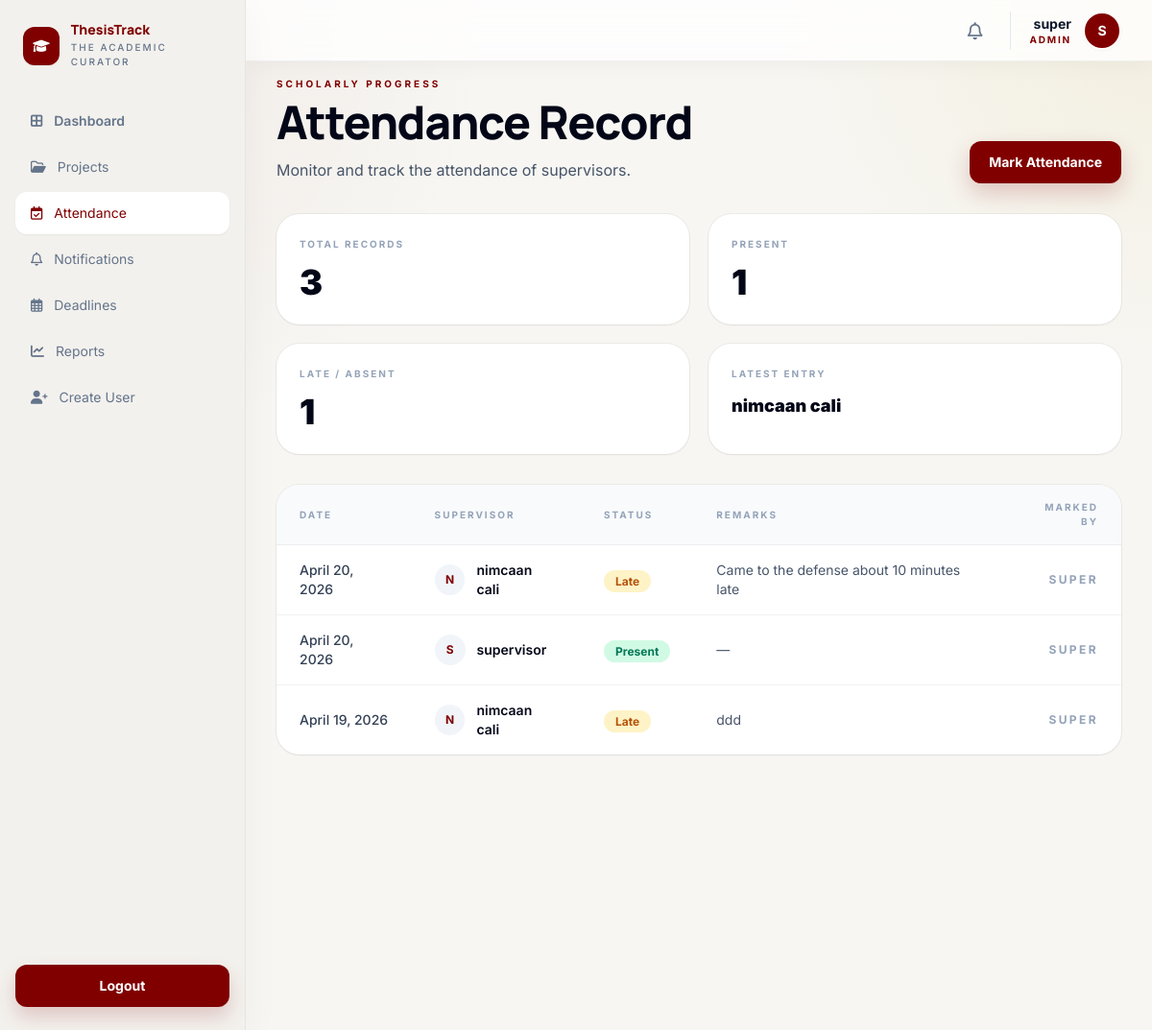
Page /attendance/admin/dashboard/ (signed in) on the committed database.
### accounts/models.py (models this page shows, shortened)
class User(AbstractUser):
	STUDENT = 'STUDENT'
	SUPERVISOR = 'SUPERVISOR'
	ADMIN = 'ADMIN'
	ROLE_CHOICES = [
		(STUDENT, 'Student'),
		(SUPERVISOR, 'Supervisor'),
		(ADMIN, 'Admin'),
	]
	role = models.CharField(max_length=20, choices=ROLE_CHOICES, default=STUDENT)

### attendance/models.py (models this page shows, shortened)
class SupervisorAttendance(models.Model):
    STATUS_CHOICES = [
        ('PRESENT', 'Present'),
        ('ABSENT', 'Absent'),
        ('LATE', 'Late'),
        ('INACTIVE', 'Inactive'),
    ]
    supervisor = models.ForeignKey(settings.AUTH_USER_MODEL, on_delete=models.CASCADE, related_name='supervisor_attendance_records')
    admin = models.ForeignKey(settings.AUTH_USER_MODEL, on_delete=models.CASCADE, related_name='marked_supervisor_attendance')
    date = models.DateField()
    status = models.CharField(max_length=20, choices=STATUS_CHOICES, default='PRESENT')
    remarks = models.TextField(blank=True, null=True)
    created_at = models.DateTimeField(auto_now_add=True)
    updated_at = models.DateTimeField(auto_now=True)
    class Meta:
        unique_together = ('supervisor', 'date')
        ordering = ['-date', 'supervisor__username']

### attendance/views.py (the view)
# urls.py: path('admin/dashboard/', views.admin_attendance_dashboard, name='admin_attendance_dashboard'),
@login_required
def admin_attendance_dashboard(request):
    if request.user.role != 'ADMIN' and not request.user.is_superuser:
        raise PermissionDenied("Only admins can access this page.")
    attendance_records = SupervisorAttendance.objects.select_related('supervisor', 'admin').order_by('-date')
    record_total = attendance_records.count()
    attendance_breakdown = _attendance_status_breakdown(attendance_records)
    context = {
        'attendance_records': attendance_records,
        'attendance_total': record_total,
        'attendance_breakdown': attendance_breakdown,
        'recent_record': attendance_records.first(),
    }
    return render(request, 'attendance/admin_dashboard.html', context)

### attendance/views.py (called while the page is built)
def _attendance_status_breakdown(queryset, status_field='status'):
    status_counts = queryset.values(status_field).annotate(total=Count('id'))
    breakdown = {item[status_field]: item['total'] for item in status_counts}
    return {
        'present': breakdown.get('PRESENT', 0),
        'absent': breakdown.get('ABSENT', 0),
        'late': breakdown.get('LATE', 0),
        'excused': breakdown.get('EXCUSED', 0),
        'inactive': breakdown.get('INACTIVE', 0),
    }

### core/context_processors.py (called while the page is built)
def unread_notifications_count(request):
    if not request.user.is_authenticated:
        return {'unread_notifications_count': 0}
    count = Notification.objects.filter(user=request.user, is_read=False).count()
    return {'unread_notifications_count': count}

def recent_notifications(request):
    if not request.user.is_authenticated:
        return {'recent_notifications': []}
    notifications = Notification.objects.filter(user=request.user).order_by('-created_at')[:5]
    return {'recent_notifications': notifications}

### attendance/templates/attendance/admin_dashboard.html
{% extends 'core/base.html' %}
{% block content %}
<div class="mx-auto max-w-7xl space-y-8">
    <section class="flex flex-col gap-5 lg:flex-row lg:items-end lg:justify-between">
        <div>
            <p class="mb-2 text-[10px] font-bold uppercase tracking-[0.3em] text-[#800000]">Scholarly Progress</p>
            <h1 class="text-5xl font-black tracking-tight text-slate-950">Attendance Record</h1>
            <p class="mt-3 max-w-2xl text-base leading-7 text-slate-600">Monitor and track the attendance of supervisors.</p>
        </div>
        <a href="{% url 'attendance:admin_mark_attendance' %}" class="rounded-xl bg-[#800000] px-5 py-3 text-sm font-bold text-white shadow-[0_10px_24px_rgba(128,0,0,0.2)]">
            Mark Attendance
        </a>
    </section>
    <section class="grid gap-5 md:grid-cols-2 xl:grid-cols-4">
        <div class="rounded-3xl bg-white p-6 shadow-sm ring-1 ring-black/5">
            <p class="text-[10px] font-bold uppercase tracking-[0.2em] text-slate-400">Total Records</p>
            <p class="mt-3 text-4xl font-black text-slate-950">{{ attendance_total }}</p>
        </div>
        <div class="rounded-3xl bg-white p-6 shadow-sm ring-1 ring-black/5">
            <p class="text-[10px] font-bold uppercase tracking-[0.2em] text-slate-400">Present</p>
            <p class="mt-3 text-4xl font-black text-slate-950">{{ attendance_breakdown.present }}</p>
        </div>
        <div class="rounded-3xl bg-white p-6 shadow-sm ring-1 ring-black/5">
            <p class="text-[10px] font-bold uppercase tracking-[0.2em] text-slate-400">Late / Absent</p>
            <p class="mt-3 text-4xl font-black text-slate-950">{{ attendance_breakdown.late|add:attendance_breakdown.absent }}</p>
        </div>
        <div class="rounded-3xl bg-white p-6 shadow-sm ring-1 ring-black/5">
            <p class="text-[10px] font-bold uppercase tracking-[0.2em] text-slate-400">Latest Entry</p>
            <p class="mt-3 text-lg font-black text-slate-950">{% if recent_record %}{{ recent_record.supervisor.get_full_name|default:recent_record.supervisor.username }}{% else %}None{% endif %}</p>
        </div>
    </section>
    <section class="overflow-hidden rounded-3xl bg-white shadow-sm ring-1 ring-black/5">
        <div class="overflow-x-auto">
            <table class="w-full text-left">
                <thead>
                    <tr class="bg-slate-50 text-[10px] font-black uppercase tracking-[0.2em] text-slate-400">
                        <th class="px-6 py-4">Date</th>
                        <th class="px-6 py-4">Supervisor</th>
                        <th class="px-6 py-4">Status</th>
                        <th class="px-6 py-4">Remarks</th>
                        <th class="px-6 py-4 text-right">Marked By</th>
                    </tr>
                </thead>
                <tbody>
                    {% for record in attendance_records %}
                        <tr class="border-t border-black/5 hover:bg-slate-50/70">
                            <td class="px-6 py-4 text-sm font-medium text-slate-700">{{ record.date }}</td>
                            <td class="px-6 py-4">
                                <div class="flex items-center gap-3">
                                    <div class="flex h-8 w-8 items-center justify-center rounded-full bg-slate-100 text-xs font-bold text-[#800000]">{{ record.supervisor.username|first|upper }}</div>
                                    <p class="text-sm font-semibold text-slate-950">{{ record.supervisor.get_full_name|default:record.supervisor.username }}</p>
                                </div>
                            </td>
                            <td class="px-6 py-4">
                                {% if record.status == 'PRESENT' %}
                                    <span class="rounded-full bg-emerald-100 px-3 py-1 text-xs font-bold text-emerald-700">Present</span>
                                {% elif record.status == 'ABSENT' %}
                                    <span class="rounded-full bg-rose-100 px-3 py-1 text-xs font-bold text-rose-700">Absent</span>
                                {% elif record.status == 'LATE' %}
                                    <span class="rounded-full bg-amber-100 px-3 py-1 text-xs font-bold text-amber-700">Late</span>
                                {% else %}
                                    <span class="rounded-full bg-slate-100 px-3 py-1 text-xs font-bold text-slate-600">Inactive</span>
                                {% endif %}
                            </td>
                            <td class="px-6 py-4 text-sm text-slate-600">{{ record.remarks|default:"—" }}</td>
                            <td class="px-6 py-4 text-right text-xs font-bold uppercase tracking-[0.2em] text-slate-400">{{ record.admin.username }}</td>
                        </tr>
                    {% empty %}
                        <tr>
                            <td colspan="5" class="px-6 py-12 text-center text-sm text-slate-500">No supervisor attendance records found.</td>
                        </tr>
                    {% endfor %}
                </tbody>
            </table>
        </div>
    </section>
</div>
{% endblock %}

### core/templates/core/base.html (shortened to what this page needs)
<!DOCTYPE html>
<html lang="en">
<head>
    <script src="https://cdn.tailwindcss.com?plugins=forms,container-queries"></script>
    <link rel="stylesheet" href="https://cdnjs.cloudflare.com/ajax/libs/font-awesome/6.0.0/css/all.min.css">
</head>
<body class="text-slate-900 antialiased">
    <div class="min-h-screen">
        {% if user.is_authenticated %}
            {% include 'core/_sidebar.html' %}
            <header class="fixed top-0 right-0 left-64 z-40 h-16 border-b border-black/5 bg-white/80 glass-nav shadow-[0_4px_24px_rgba(26,28,28,0.04)]">
                <div class="h-full px-8 flex items-center justify-between gap-6">
                    <div class="flex items-center gap-5">
                        <details class="relative group">
                            <summary class="relative flex cursor-pointer items-center justify-center rounded-full p-2 text-slate-500 transition-colors hover:bg-slate-100 hover:text-[#800000]">
                                <i class="fa-regular fa-bell text-lg"></i>
                            </summary>
                        </details>
                        <div class="flex items-center gap-3 border-l border-slate-200 pl-5">
                            <div class="text-right leading-tight">
                                <p class="text-sm font-bold text-slate-900">{{ user.get_full_name|default:user.username }}</p>
                                <p class="text-[10px] font-bold uppercase tracking-[0.18em] text-[#800000]">{{ user.role }}</p>
                            </div>
                            <div class="flex h-10 w-10 items-center justify-center rounded-full border-2 border-white bg-[#800000] text-sm font-bold text-white shadow-sm">
                                {{ user.username|first|upper }}
                            </div>
                        </div>
                    </div>
                </div>
            </header>
        {% endif %}
        <main class="{% if user.is_authenticated %}ml-64 min-h-screen pt-20 px-8 pb-8{% else %}min-h-screen{% endif %}">
            {% block content %}{% endblock %}
        </main>
    </div>
</body>
</html>

### core/templates/core/base.html (style rules this page uses)
body { font-family: 'Inter', sans-serif; background: radial-gradient(circle at top left, rgba(128, 0, 0, 0.06), transparent 32%), radial-gradient(circle at top right, rgba(194, 153, 0, 0.08), transparent 24%), #f7f6f2; }
h1, h2, h3, h4, .font-headline { font-family: 'Manrope', sans-serif; }
.glass-nav { backdrop-filter: blur(16px); }
details > summary { list-style: none; }

### rows in the picture
User: get_full_name "super", role "ADMIN", username|first "S"
SupervisorAttendance: supervisor.get_full_name "nimcaan cali", date "April 20, 2026", supervisor.username|first "N", status "Late", remarks "Came to the defense about 10 minutes late", admin.username "SUPER"
SupervisorAttendance: date "April 20, 2026", supervisor.username|first "S", supervisor.get_full_name "supervisor", status "Present", remarks "—", admin.username "SUPER"
SupervisorAttendance: date "April 19, 2026", supervisor.username|first "N", supervisor.get_full_name "nimcaan cali", status "Late", remarks "ddd", admin.username "SUPER"

### other values in the picture
{{ attendance_total }} "3"
{{ attendance_breakdown.present }} "1"
{{ attendance_breakdown.late|add:attendance_breakdown.absent }} "1"
